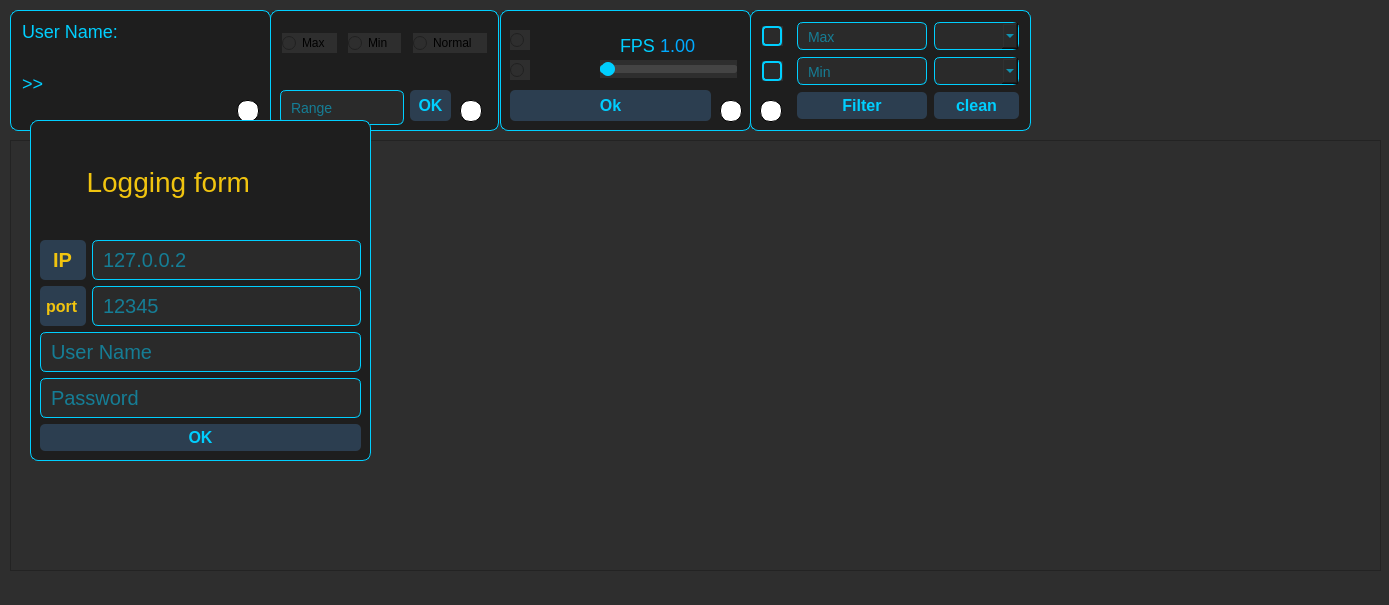
<?xml version="1.0" encoding="UTF-8"?>
<ui version="4.0">
 <class>MainWindow</class>
 <widget class="QMainWindow" name="MainWindow">
  <property name="geometry">
   <rect>
    <x>0</x>
    <y>0</y>
    <width>1389</width>
    <height>605</height>
   </rect>
  </property>
  <property name="windowTitle">
   <string>MainWindow</string>
  </property>
  <property name="styleSheet">
   <string notr="true">background-color: #2E2E2E;</string>
  </property>
  <widget class="QWidget" name="centralwidget">
   <widget class="QFrame" name="ChartDisplayOptionsForm">
    <property name="geometry">
     <rect>
      <x>500</x>
      <y>10</y>
      <width>251</width>
      <height>121</height>
     </rect>
    </property>
    <property name="styleSheet">
     <string notr="true">QFrame {
    background-color: #1e1e1e;
    border: 1px solid #00CFFF;
    border-radius: 8px;
}

QLabel {
    color: #00CFFF;
    background-color: transparent;
    font-family: 'Segoe UI';
    font-size: 14px;
    border: none;
}</string>
    </property>
    <property name="frameShape">
     <enum>QFrame::Shape::StyledPanel</enum>
    </property>
    <property name="frameShadow">
     <enum>QFrame::Shadow::Raised</enum>
    </property>
    <widget class="QPushButton" name="pushButton_form3">
     <property name="geometry">
      <rect>
       <x>10</x>
       <y>80</y>
       <width>201</width>
       <height>31</height>
      </rect>
     </property>
     <property name="styleSheet">
      <string notr="true">QPushButton {
color: #00CFFF;
font-size: 16px;
font-weight: bold;
background-color: #2C3E50;
padding: 4px 8px;
border-radius: 5px;
}

QPushButton:hover {
    background-color: #1ABC9C;
    color: black;
}

QPushButton:pressed {
    background-color: #16A085;
    border: 1px solid #16A085;
}
</string>
     </property>
     <property name="text">
      <string>Ok</string>
     </property>
    </widget>
    <widget class="QLabel" name="statusIcon_form3">
     <property name="geometry">
      <rect>
       <x>220</x>
       <y>90</y>
       <width>22</width>
       <height>22</height>
      </rect>
     </property>
     <property name="styleSheet">
      <string notr="true">QLabel {
    background-color: white ;
    border-radius: 10px;
    border: 1px solid black;
    min-width: 20px;
    min-height: 20px;
    max-width: 20px;
    max-height: 20px;
}
</string>
     </property>
     <property name="text">
      <string/>
     </property>
    </widget>
    <widget class="QLabel" name="label_FPSValue">
     <property name="geometry">
      <rect>
       <x>160</x>
       <y>20</y>
       <width>41</width>
       <height>31</height>
      </rect>
     </property>
     <property name="styleSheet">
      <string notr="true">color: #00AAFF;
font-size: 18px;
height: 6px;

margin: 0px;
border-radius: 3px;

  </string>
     </property>
     <property name="text">
      <string>1.00</string>
     </property>
    </widget>
    <widget class="QLabel" name="label_7">
     <property name="geometry">
      <rect>
       <x>120</x>
       <y>20</y>
       <width>41</width>
       <height>31</height>
      </rect>
     </property>
     <property name="styleSheet">
      <string notr="true">
font-size: 18px;;
height: 6px;
margin: 0px;
border-radius: 3px;

color: #00CFFF;
background-color: transparent;
</string>
     </property>
     <property name="text">
      <string>FPS :</string>
     </property>
    </widget>
    <widget class="QSlider" name="horizontalSlider_FPS">
     <property name="geometry">
      <rect>
       <x>100</x>
       <y>50</y>
       <width>137</width>
       <height>18</height>
      </rect>
     </property>
     <property name="styleSheet">
      <string notr="true">QSlider::groove:horizontal {
    border: 1px solid #444;
    height: 6px;
    background: #2a2a2a;
    border-radius: 3px;
}

QSlider::handle:horizontal {
    background: #00CFFF;
    border: none;
    width: 14px;
    height: 14px;
    margin: -4px 0;
    border-radius: 7px;
}

QSlider::sub-page:horizontal {
    background: #00CFFF;
    border-radius: 3px;
}

QSlider::add-page:horizontal {
    background: #444;
    border-radius: 3px;
}
</string>
     </property>
     <property name="orientation">
      <enum>Qt::Orientation::Horizontal</enum>
     </property>
    </widget>
    <widget class="QLabel" name="label_LineICON">
     <property name="geometry">
      <rect>
       <x>40</x>
       <y>10</y>
       <width>31</width>
       <height>31</height>
      </rect>
     </property>
     <property name="text">
      <string/>
     </property>
     <property name="scaledContents">
      <bool>true</bool>
     </property>
    </widget>
    <widget class="QLabel" name="label_BarIcon">
     <property name="geometry">
      <rect>
       <x>40</x>
       <y>40</y>
       <width>31</width>
       <height>31</height>
      </rect>
     </property>
     <property name="text">
      <string/>
     </property>
     <property name="scaledContents">
      <bool>true</bool>
     </property>
    </widget>
    <widget class="QRadioButton" name="radiolineChart">
     <property name="geometry">
      <rect>
       <x>10</x>
       <y>20</y>
       <width>20</width>
       <height>20</height>
      </rect>
     </property>
     <property name="styleSheet">
      <string notr="true"/>
     </property>
     <property name="text">
      <string/>
     </property>
    </widget>
    <widget class="QRadioButton" name="radioBarChart">
     <property name="geometry">
      <rect>
       <x>10</x>
       <y>50</y>
       <width>20</width>
       <height>20</height>
      </rect>
     </property>
     <property name="styleSheet">
      <string notr="true"/>
     </property>
     <property name="text">
      <string/>
     </property>
    </widget>
   </widget>
   <widget class="QFrame" name="DataFilterForm">
    <property name="geometry">
     <rect>
      <x>750</x>
      <y>10</y>
      <width>281</width>
      <height>121</height>
     </rect>
    </property>
    <property name="styleSheet">
     <string notr="true">QFrame {
    background-color: #1e1e1e;
    border: 1px solid #00CFFF;
    border-radius: 8px;
}

QLabel {
    color: #00CFFF;
    background-color: transparent;
    font-family: 'Segoe UI';
    font-size: 14px;
    border: none;
}</string>
    </property>
    <property name="frameShape">
     <enum>QFrame::Shape::StyledPanel</enum>
    </property>
    <property name="frameShadow">
     <enum>QFrame::Shadow::Raised</enum>
    </property>
    <widget class="QCheckBox" name="checkBox_Max">
     <property name="geometry">
      <rect>
       <x>12</x>
       <y>16</y>
       <width>21</width>
       <height>20</height>
      </rect>
     </property>
     <property name="styleSheet">
      <string notr="true">QCheckBox {
    color: #00CFFF;
    spacing: 8px;
    font-family: 'Segoe UI';
    font-size: 14px;
}

QCheckBox::indicator {
    width: 16px;
    height: 16px;
    border-radius: 4px;
    border: 2px solid #00CFFF;
    background-color: #2a2a2a;
}

QCheckBox::indicator:checked {
    image: none;
    background-color: #00CFFF;
    border: 2px solid #00AACC;
}

QCheckBox::indicator:unchecked:hover {
    border: 2px solid #F39C12;
    background-color: #2a2a2a;
}
</string>
     </property>
     <property name="text">
      <string/>
     </property>
    </widget>
    <widget class="QLineEdit" name="lineEdit_Min_form4">
     <property name="geometry">
      <rect>
       <x>47</x>
       <y>47</y>
       <width>130</width>
       <height>28</height>
      </rect>
     </property>
     <property name="styleSheet">
      <string notr="true">QLineEdit {
    background-color: #2a2a2a;
    color: #00CFFF;
    border: 1px solid #00CFFF;
    border-radius: 6px;
    padding: 6px 8px;
    font-family: 'Segoe UI';
    font-size: 14px;
    selection-background-color: #00CFFF;
    selection-color: #1e1e1e;
}

QLineEdit:hover {
    border: 1px solid #F39C12;
}

QLineEdit:focus {
    border: 1px solid #1ABC9C;
    background-color: #1e1e1e;
}
</string>
     </property>
     <property name="placeholderText">
      <string>Min</string>
     </property>
    </widget>
    <widget class="QLineEdit" name="lineEdit_Max_form4">
     <property name="geometry">
      <rect>
       <x>47</x>
       <y>12</y>
       <width>130</width>
       <height>28</height>
      </rect>
     </property>
     <property name="styleSheet">
      <string notr="true">QLineEdit {
    background-color: #2a2a2a;
    color: #00CFFF;
    border: 1px solid #00CFFF;
    border-radius: 6px;
    padding: 6px 8px;
    font-family: 'Segoe UI';
    font-size: 14px;
    selection-background-color: #00CFFF;
    selection-color: #1e1e1e;
}

QLineEdit:hover {
    border: 1px solid #F39C12;
}

QLineEdit:focus {
    border: 1px solid #1ABC9C;
    background-color: #1e1e1e;
}
</string>
     </property>
     <property name="placeholderText">
      <string>Max</string>
     </property>
     <property name="cursorMoveStyle">
      <enum>Qt::CursorMoveStyle::VisualMoveStyle</enum>
     </property>
     <property name="clearButtonEnabled">
      <bool>false</bool>
     </property>
    </widget>
    <widget class="QComboBox" name="colorCombox_2_Min">
     <property name="geometry">
      <rect>
       <x>184</x>
       <y>47</y>
       <width>85</width>
       <height>28</height>
      </rect>
     </property>
     <property name="styleSheet">
      <string notr="true">QComboBox {
    background-color: #2a2a2a;
    color: #00CFFF;
    border: 1px solid #00CFFF;
    border-radius: 6px;
    padding: 4px 8px;
}
QComboBox:hover {
    border: 1px solid #F39C12;
}
QComboBox QAbstractItemView {
    background-color: #1e1e1e;
    border: 3px solid #00CFFF;
    selection-background-color: #00CFFF;
    selection-color: #1e1e1e;
    color: #00CFFF;
    outline: 0;
}</string>
     </property>
    </widget>
    <widget class="QComboBox" name="colorCombox_1_Max">
     <property name="geometry">
      <rect>
       <x>184</x>
       <y>12</y>
       <width>85</width>
       <height>28</height>
      </rect>
     </property>
     <property name="styleSheet">
      <string notr="true">QComboBox {
    background-color: #2a2a2a;
    color: #00CFFF;
    border: 1px solid #00CFFF;
    border-radius: 6px;
    padding: 4px 8px;
    font-family: 'Segoe UI';
    font-size: 14px;
}
QComboBox:hover {
    border: 1px solid #F39C12;
}
QComboBox QAbstractItemView {
    background-color: #1e1e1e;
    border: 1px solid #00CFFF;
    selection-background-color: #00CFFF;
    selection-color: #1e1e1e;
    color: #00CFFF;
    outline: 0;
}</string>
     </property>
    </widget>
    <widget class="QCheckBox" name="checkBox_Min">
     <property name="geometry">
      <rect>
       <x>12</x>
       <y>51</y>
       <width>21</width>
       <height>20</height>
      </rect>
     </property>
     <property name="styleSheet">
      <string notr="true">QCheckBox {
    color: #00CFFF;
    spacing: 8px;
    font-family: 'Segoe UI';
    font-size: 14px;
}

QCheckBox::indicator {
    width: 16px;
    height: 16px;
    border-radius: 4px;
    border: 2px solid #00CFFF;
    background-color: #2a2a2a;
}

QCheckBox::indicator:checked {
    image: none;
    background-color: #00CFFF;
    border: 2px solid #00AACC;
}

QCheckBox::indicator:unchecked:hover {
    border: 2px solid #F39C12;
    background-color: #2a2a2a;
}
</string>
     </property>
     <property name="text">
      <string/>
     </property>
    </widget>
    <widget class="QPushButton" name="pushButton_form4_Filter">
     <property name="geometry">
      <rect>
       <x>47</x>
       <y>82</y>
       <width>130</width>
       <height>27</height>
      </rect>
     </property>
     <property name="styleSheet">
      <string notr="true">QPushButton {
color: #00CFFF;
font-size: 16px;
font-weight: bold;
background-color: #2C3E50;
padding: 4px 8px;
border-radius: 5px;
}

QPushButton:hover {
    background-color: #1ABC9C;
    color: black;
}

QPushButton:pressed {
    background-color: #16A085;
    border: 1px solid #16A085;
}
</string>
     </property>
     <property name="text">
      <string>Filter</string>
     </property>
    </widget>
    <widget class="QPushButton" name="pushButton_form4_Clean">
     <property name="geometry">
      <rect>
       <x>184</x>
       <y>82</y>
       <width>85</width>
       <height>27</height>
      </rect>
     </property>
     <property name="styleSheet">
      <string notr="true">QPushButton {
color: #00CFFF;
font-size: 16px;
font-weight: bold;
background-color: #2C3E50;
padding: 4px 8px;
border-radius: 5px;
}

QPushButton:hover {
    background-color: #1ABC9C;
    color: black;
}

QPushButton:pressed {
    background-color: #16A085;
    border: 1px solid #16A085;
}
</string>
     </property>
     <property name="text">
      <string>clean</string>
     </property>
    </widget>
    <widget class="QLabel" name="statusIcon_form4">
     <property name="geometry">
      <rect>
       <x>10</x>
       <y>90</y>
       <width>22</width>
       <height>22</height>
      </rect>
     </property>
     <property name="styleSheet">
      <string notr="true">QLabel {
    background-color: white ;
    border-radius: 10px;
    border: 1px solid black;
    min-width: 20px;
    min-height: 20px;
    max-width: 20px;
    max-height: 20px;
}
</string>
     </property>
     <property name="text">
      <string/>
     </property>
    </widget>
   </widget>
   <widget class="QFrame" name="DataSamplingForm">
    <property name="geometry">
     <rect>
      <x>270</x>
      <y>10</y>
      <width>229</width>
      <height>121</height>
     </rect>
    </property>
    <property name="styleSheet">
     <string notr="true">QFrame {
    background-color: #1e1e1e;
    border: 1px solid #00CFFF;
    border-radius: 8px;
}

QLabel {
    color: #00CFFF;
    background-color: transparent;
    font-family: 'Segoe UI';
    font-size: 14px;
    border: none;
}</string>
    </property>
    <property name="frameShape">
     <enum>QFrame::Shape::StyledPanel</enum>
    </property>
    <property name="frameShadow">
     <enum>QFrame::Shadow::Raised</enum>
    </property>
    <widget class="QRadioButton" name="radioNormal">
     <property name="geometry">
      <rect>
       <x>143</x>
       <y>23</y>
       <width>74</width>
       <height>20</height>
      </rect>
     </property>
     <property name="styleSheet">
      <string notr="true"/>
     </property>
     <property name="text">
      <string>Normal</string>
     </property>
    </widget>
    <widget class="QRadioButton" name="radioMin">
     <property name="geometry">
      <rect>
       <x>78</x>
       <y>23</y>
       <width>53</width>
       <height>20</height>
      </rect>
     </property>
     <property name="styleSheet">
      <string notr="true"/>
     </property>
     <property name="text">
      <string>Min</string>
     </property>
    </widget>
    <widget class="QLineEdit" name="lineEdit_Range_form2">
     <property name="geometry">
      <rect>
       <x>10</x>
       <y>80</y>
       <width>124</width>
       <height>35</height>
      </rect>
     </property>
     <property name="styleSheet">
      <string notr="true">QLineEdit {
    background-color: #2a2a2a;
    color: #00CFFF;
    border: 1px solid #00CFFF;
    border-radius: 6px;
    padding: 6px 8px;
    font-family: 'Segoe UI';
    font-size: 14px;
    selection-background-color: #00CFFF;
    selection-color: #1e1e1e;
}

QLineEdit:hover {
    border: 1px solid #F39C12;
}

QLineEdit:focus {
    border: 1px solid #1ABC9C;
    background-color: #1e1e1e;
}
</string>
     </property>
     <property name="placeholderText">
      <string>Range</string>
     </property>
    </widget>
    <widget class="QLabel" name="statusIcon_form2_server">
     <property name="geometry">
      <rect>
       <x>190</x>
       <y>90</y>
       <width>22</width>
       <height>22</height>
      </rect>
     </property>
     <property name="styleSheet">
      <string notr="true">QLabel {
    background-color: white ;
    border-radius: 10px;
    border: 1px solid black;
    min-width: 20px;
    min-height: 20px;
    max-width: 20px;
    max-height: 20px;
}
</string>
     </property>
     <property name="text">
      <string/>
     </property>
    </widget>
    <widget class="QRadioButton" name="radioMax">
     <property name="geometry">
      <rect>
       <x>12</x>
       <y>23</y>
       <width>55</width>
       <height>20</height>
      </rect>
     </property>
     <property name="styleSheet">
      <string notr="true"/>
     </property>
     <property name="text">
      <string>Max</string>
     </property>
    </widget>
    <widget class="QPushButton" name="pushButton_form2">
     <property name="geometry">
      <rect>
       <x>140</x>
       <y>80</y>
       <width>41</width>
       <height>31</height>
      </rect>
     </property>
     <property name="styleSheet">
      <string notr="true">
/* ~~~~~~~~~~~~~~~
    QPushButton
 ~~~~~~~~~~~~~~~ */
 

 QPushButton {
 color: #00CFFF;
 font-size: 16px;
 font-weight: bold;
 background-color: #2C3E50;
 padding: 4px 8px;
 border-radius: 5px;
 }

 QPushButton:hover {
     background-color: #1ABC9C;
     color: black;
 }

 QPushButton:pressed {
     background-color: #16A085;
     border: 1px solid #16A085;
 }
</string>
     </property>
     <property name="text">
      <string>OK</string>
     </property>
    </widget>
   </widget>
   <widget class="QFrame" name="UserStatusForm">
    <property name="geometry">
     <rect>
      <x>10</x>
      <y>10</y>
      <width>261</width>
      <height>121</height>
     </rect>
    </property>
    <property name="styleSheet">
     <string notr="true">QFrame {
    background-color: #1e1e1e;
    border: 1px solid #00CFFF;
    border-radius: 8px;
}

QLabel {
    color: #00CFFF;
    background-color: transparent;
    font-family: 'Segoe UI';
    font-size: 14px;
    border: none;
}</string>
    </property>
    <property name="frameShape">
     <enum>QFrame::Shape::StyledPanel</enum>
    </property>
    <property name="frameShadow">
     <enum>QFrame::Shadow::Raised</enum>
    </property>
    <widget class="QLabel" name="statusIcon_form1_server">
     <property name="geometry">
      <rect>
       <x>227</x>
       <y>90</y>
       <width>22</width>
       <height>22</height>
      </rect>
     </property>
     <property name="styleSheet">
      <string notr="true">QLabel {
    background-color: white ;
    border-radius: 10px;
    border: 1px solid black;
    min-width: 20px;
    min-height: 20px;
    max-width: 20px;
    max-height: 20px;
}
</string>
     </property>
     <property name="text">
      <string/>
     </property>
    </widget>
    <widget class="QLabel" name="label_UserName_Blue">
     <property name="geometry">
      <rect>
       <x>12</x>
       <y>12</y>
       <width>101</width>
       <height>19</height>
      </rect>
     </property>
     <property name="styleSheet">
      <string notr="true">
font-size: 18px;;
height: 6px;
margin: 0px;
border-radius: 3px;

color: #00CFFF;
background-color: transparent;
</string>
     </property>
     <property name="text">
      <string>User Name: </string>
     </property>
    </widget>
    <widget class="QLabel" name="label_Usernname">
     <property name="geometry">
      <rect>
       <x>120</x>
       <y>12</y>
       <width>129</width>
       <height>19</height>
      </rect>
     </property>
     <property name="styleSheet">
      <string notr="true">font-size: 18px;;
height: 6px;
margin: 0px;
border-radius: 3px;
color: #80D8C3;
background-color: transparent;</string>
     </property>
     <property name="text">
      <string/>
     </property>
    </widget>
    <widget class="QLabel" name="label_IP">
     <property name="geometry">
      <rect>
       <x>12</x>
       <y>38</y>
       <width>241</width>
       <height>19</height>
      </rect>
     </property>
     <property name="styleSheet">
      <string notr="true">
font-size: 18px;;
height: 6px;
margin: 0px;
border-radius: 3px;

color: #16A085;
background-color: transparent;
</string>
     </property>
     <property name="text">
      <string/>
     </property>
    </widget>
    <widget class="QLabel" name="label_20">
     <property name="geometry">
      <rect>
       <x>12</x>
       <y>64</y>
       <width>31</width>
       <height>19</height>
      </rect>
     </property>
     <property name="styleSheet">
      <string notr="true">
font-size: 18px;;
height: 6px;
margin: 0px;
border-radius: 3px;

color: #00CFFF;
background-color: transparent;
</string>
     </property>
     <property name="text">
      <string>&gt;&gt; </string>
     </property>
    </widget>
    <widget class="QLabel" name="label_MessageIS">
     <property name="geometry">
      <rect>
       <x>46</x>
       <y>64</y>
       <width>211</width>
       <height>20</height>
      </rect>
     </property>
     <property name="styleSheet">
      <string notr="true">
font-size: 17px;;
height: 6px;
margin: 0px;
border-radius: 3px;
color: rgb(255, 214, 107);
background-color: transparent;
</string>
     </property>
     <property name="text">
      <string/>
     </property>
    </widget>
   </widget>
   <widget class="QFrame" name="chartFrame">
    <property name="geometry">
     <rect>
      <x>10</x>
      <y>140</y>
      <width>1371</width>
      <height>431</height>
     </rect>
    </property>
    <property name="frameShape">
     <enum>QFrame::Shape::StyledPanel</enum>
    </property>
    <property name="frameShadow">
     <enum>QFrame::Shadow::Raised</enum>
    </property>
   </widget>
   <widget class="QFrame" name="frame_LoggingForm">
    <property name="geometry">
     <rect>
      <x>30</x>
      <y>120</y>
      <width>341</width>
      <height>341</height>
     </rect>
    </property>
    <property name="styleSheet">
     <string notr="true">QFrame {
    background-color: #1e1e1e;
    border: 1px solid #00CFFF;
    border-radius: 8px;
}

QLabel {
    color: #00CFFF;
    background-color: transparent;
    font-family: 'Segoe UI';
    font-size: 14px;
    border: none;
}</string>
    </property>
    <property name="frameShape">
     <enum>QFrame::Shape::StyledPanel</enum>
    </property>
    <property name="frameShadow">
     <enum>QFrame::Shadow::Raised</enum>
    </property>
    <layout class="QGridLayout" name="gridLayout">
     <item row="5" column="0" colspan="2">
      <widget class="QLineEdit" name="Passwor_inForm1">
       <property name="styleSheet">
        <string notr="true">QLineEdit {
    background-color: #2a2a2a;
    color: #00CFFF;
    border: 1px solid #00CFFF;
    border-radius: 6px;
    padding: 6px 8px;
    font-family: 'Segoe UI';
    font-size: 20px;
    selection-background-color: #00CFFF;
    selection-color: #1e1e1e;
}

QLineEdit:hover {
    border: 1px solid #F39C12;
}

QLineEdit:focus {
    border: 1px solid #1ABC9C;
    background-color: #1e1e1e;
}
</string>
       </property>
       <property name="echoMode">
        <enum>QLineEdit::EchoMode::Password</enum>
       </property>
       <property name="placeholderText">
        <string>Password</string>
       </property>
      </widget>
     </item>
     <item row="4" column="0" colspan="2">
      <widget class="QLineEdit" name="UserName_inform1">
       <property name="styleSheet">
        <string notr="true">QLineEdit {
    background-color: #2a2a2a;
    color: #00CFFF;
    border: 1px solid #00CFFF;
    border-radius: 6px;
    padding: 6px 8px;
    font-family: 'Segoe UI';
    font-size: 20px;
    selection-background-color: #00CFFF;
    selection-color: #1e1e1e;
}

QLineEdit:hover {
    border: 1px solid #F39C12;
}

QLineEdit:focus {
    border: 1px solid #1ABC9C;
    background-color: #1e1e1e;
}
</string>
       </property>
       <property name="placeholderText">
        <string>User Name</string>
       </property>
      </widget>
     </item>
     <item row="3" column="1">
      <widget class="QLineEdit" name="Port_inForm1">
       <property name="styleSheet">
        <string notr="true">QLineEdit {
    background-color: #2a2a2a;
    color: #00CFFF;
    border: 1px solid #00CFFF;
    border-radius: 6px;
    padding: 6px 8px;
    font-family: 'Segoe UI';
    font-size: 20px;
    selection-background-color: #00CFFF;
    selection-color: #1e1e1e;
}

QLineEdit:hover {
    border: 1px solid #F39C12;
}

QLineEdit:focus {
    border: 1px solid #1ABC9C;
    background-color: #1e1e1e;
}
</string>
       </property>
       <property name="placeholderText">
        <string>12345</string>
       </property>
      </widget>
     </item>
     <item row="1" column="0" colspan="2">
      <widget class="QLabel" name="label_UserName_Blue_2">
       <property name="styleSheet">
        <string notr="true">
font-size: 28px;;
height: 6px;
margin: 0px;
border-radius: 3px;

color: #F1C40F;
background-color: transparent;
</string>
       </property>
       <property name="text">
        <string>      Logging form</string>
       </property>
      </widget>
     </item>
     <item row="6" column="0" colspan="2">
      <widget class="QPushButton" name="pushButton_form1_Loggin">
       <property name="cursor">
        <cursorShape>ArrowCursor</cursorShape>
       </property>
       <property name="mouseTracking">
        <bool>true</bool>
       </property>
       <property name="focusPolicy">
        <enum>Qt::FocusPolicy::WheelFocus</enum>
       </property>
       <property name="styleSheet">
        <string notr="true">QPushButton {
color: #00CFFF;
font-size: 16px;
font-weight: bold;
background-color: #2C3E50;
padding: 4px 8px;
border-radius: 5px;
}

QPushButton:hover {
    background-color: #1ABC9C;
    color: black;
}

QPushButton:pressed {
    background-color: #16A085;
    border: 1px solid #16A085;
}
</string>
       </property>
       <property name="text">
        <string>OK</string>
       </property>
      </widget>
     </item>
     <item row="3" column="0">
      <widget class="QLabel" name="label_2">
       <property name="styleSheet">
        <string notr="true">color: #F1C40F;
font-size: 16px;
font-weight: bold;
background-color: #2C3E50;
padding: 2px 2px;
border-radius: 5px;
</string>
       </property>
       <property name="text">
        <string>port</string>
       </property>
      </widget>
     </item>
     <item row="2" column="0">
      <widget class="QLabel" name="label">
       <property name="styleSheet">
        <string notr="true">color: #F1C40F;
font-size: 20px;
font-weight: bold;
background-color: #2C3E50;
padding: 4px 8px;
border-radius: 5px;
</string>
       </property>
       <property name="text">
        <string>IP</string>
       </property>
      </widget>
     </item>
     <item row="2" column="1">
      <widget class="QLineEdit" name="IP_inForm1">
       <property name="styleSheet">
        <string notr="true">QLineEdit {
    background-color: #2a2a2a;
    color: #00CFFF;
    border: 1px solid #00CFFF;
    border-radius: 6px;
    padding: 6px 8px;
    font-family: 'Segoe UI';
    font-size: 20px;
    selection-background-color: #00CFFF;
    selection-color: #1e1e1e;
}

QLineEdit:hover {
    border: 1px solid #F39C12;
}

QLineEdit:focus {
    border: 1px solid #1ABC9C;
    background-color: #1e1e1e;
}
</string>
       </property>
       <property name="placeholderText">
        <string>127.0.0.2</string>
       </property>
      </widget>
     </item>
    </layout>
   </widget>
  </widget>
  <widget class="QMenuBar" name="menubar">
   <property name="geometry">
    <rect>
     <x>0</x>
     <y>0</y>
     <width>1389</width>
     <height>25</height>
    </rect>
   </property>
  </widget>
 </widget>
 <resources/>
 <connections/>
</ui>
